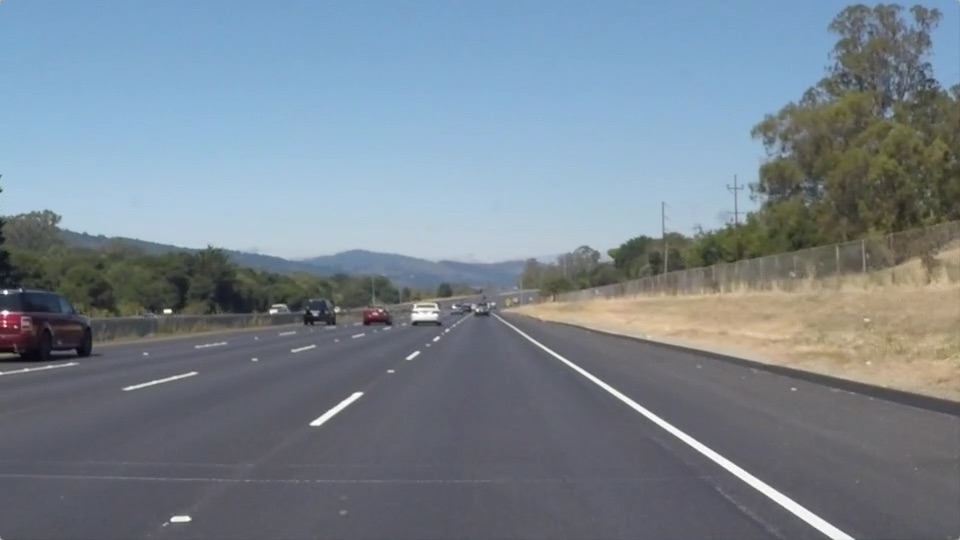
#> input picture test_images/solidWhiteRight.jpg, 960 x 540 px
$ jupyter execute --allow-errors P1_roadLanLines_JorgeCarneiro.ipynb   (shell and % lines are left out)
#> lines starting #> are read from the running program, lines starting #| are printed output that depends on the picture; after the words box and inside, x2 and y2 are one past the last pixel; in counts of white or black regions, pixels touching at a corner belong together
# Self-Driving Car Engineer Nanodegree

## Project: **Finding Lane Lines on the Road**
***
###**Updated version by Jorge Carneiro**
Code has been updated based on comments

In this project, you will use the tools you learned about in the lesson to identify lane lines on the road.  You can develop your pipeline on a series of individual images, and later apply the result to a video stream (really just a series of images). Check out the video clip "raw-lines-example.mp4" (also contained in this repository) to see what the output should look like after using the helper functions below.

Once you have a result that looks roughly like "raw-lines-example.mp4", you'll need to get creative and try to average and/or extrapolate the line segments you've detected to map out the full extent of the lane lines.  You can see an example of the result you're going for in the video "P1_example.mp4".  Ultimately, you would like to draw just one line for the left side of the lane, and one for the right.

In addition to implementing code, there is a brief writeup to complete. The writeup should be completed in a separate file, which can be either a markdown file or a pdf document. There is a [write up template](https://github.com/udacity/CarND-LaneLines-P1/blob/master/writeup_template.md) that can be used to guide the writing process. Completing both the code in the Ipython notebook and the writeup template will cover all of the [rubric points](https://review.udacity.com/#!/rubrics/322/view) for this project.

---
Let's have a look at our first image called 'test_images/solidWhiteRight.jpg'.  Run the 2 cells below (hit Shift-Enter or the "play" button above) to display the image.

**Note: If, at any point, you encounter frozen display windows or other confounding issues, you can always start again with a clean slate by going to the "Kernel" menu above and selecting "Restart & Clear Output".**

---

**The tools you have are color selection, region of interest selection, grayscaling, Gaussian smoothing, Canny Edge Detection and Hough Tranform line detection.  You  are also free to explore and try other techniques that were not presented in the lesson.  Your goal is piece together a pipeline to detect the line segments in the image, then average/extrapolate them and draw them onto the image for display (as below).  Once you have a working pipeline, try it out on the video stream below.**

---

<figure>

 <figcaption>
 <p></p>
 <p style="text-align: center;"> Your output should look something like this (above) after detecting line segments using the helper functions below </p>
 </figcaption>
</figure>
 <p></p>
<figure>

 <figcaption>
 <p></p>
 <p style="text-align: center;"> Your goal is to connect/average/extrapolate line segments to get output like this</p>
 </figcaption>
</figure>

**Run the cell below to import some packages.  If you get an `import error` for a package you've already installed, try changing your kernel (select the Kernel menu above --> Change Kernel).  Still have problems?  Try relaunching Jupyter Notebook from the terminal prompt.  Also, see [this forum post](https://carnd-forums.udacity.com/cq/viewquestion.action?spaceKey=CAR&id=29496372&questionTitle=finding-lanes---import-cv2-fails-even-though-python-in-the-terminal-window-has-no-problem-with-import-cv2) for more troubleshooting tips.**

## Import Packages

[cell 1]
#importing some useful packages
import matplotlib.pyplot as plt
import matplotlib.image as mpimg
import numpy as np
import cv2

## Read in an Image

[cell 2]
#reading in an image
image = mpimg.imread('test_images/solidWhiteRight.jpg')
#> image is the input picture: shape (540, 960, 3); mean R, G, B 120.3, 132.6, 143.7

#printing out some stats and plotting
print('This image is:', type(image), 'with dimensions:', image.shape)
#| This image is: <class 'numpy.ndarray'> with dimensions: (540, 960, 3)
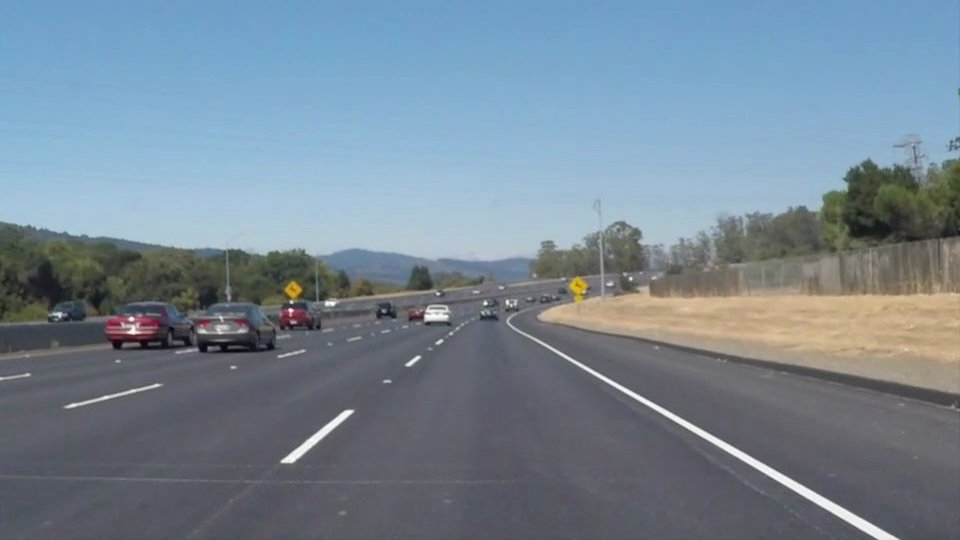
#> input picture test_images/solidWhiteCurve.jpg, 960 x 540 px
#> further down, image is the input picture: shape (540, 960, 3); mean R, G, B 118.5, 134.5, 148.1
plt.imshow(image)  # if you wanted to show a single color channel image called 'gray', for example, call as plt.imshow(gray, cmap='gray')

## Ideas for Lane Detection Pipeline

**Some OpenCV functions (beyond those introduced in the lesson) that might be useful for this project are:**

`cv2.inRange()` for color selection
`cv2.fillPoly()` for regions selection
`cv2.line()` to draw lines on an image given endpoints
`cv2.addWeighted()` to coadd / overlay two images
`cv2.cvtColor()` to grayscale or change color
`cv2.imwrite()` to output images to file
`cv2.bitwise_and()` to apply a mask to an image

**Check out the OpenCV documentation to learn about these and discover even more awesome functionality!**

## Helper Functions

Below are some helper functions to help get you started. They should look familiar from the lesson!

[cell 3]
import math
import scipy as scp

def convert_hls(image):
    #ADDED
    #converts the image from RGB to HLS
    return cv2.cvtColor(image, cv2.COLOR_RGB2HLS)
#> returned value: shape (540, 960, 3); mean of channels 0, 1, 2 97.9, 133.5, 57.7

def select_rgb_colors(image):
    #ADDED
    #convert image to HLS
    converted_img = convert_hls(image)
    # define white and yellow thresholds
    white_lower = np.uint8([0, 200, 0])
    white_upper = np.uint8([255, 255, 255])
    yellow_lower = np.uint8([10, 0, 100])
    yellow_upper = np.uint8([40, 255, 255])
    # create white and yellow masks
    white_mask = cv2.inRange(converted_img, white_lower, white_upper)
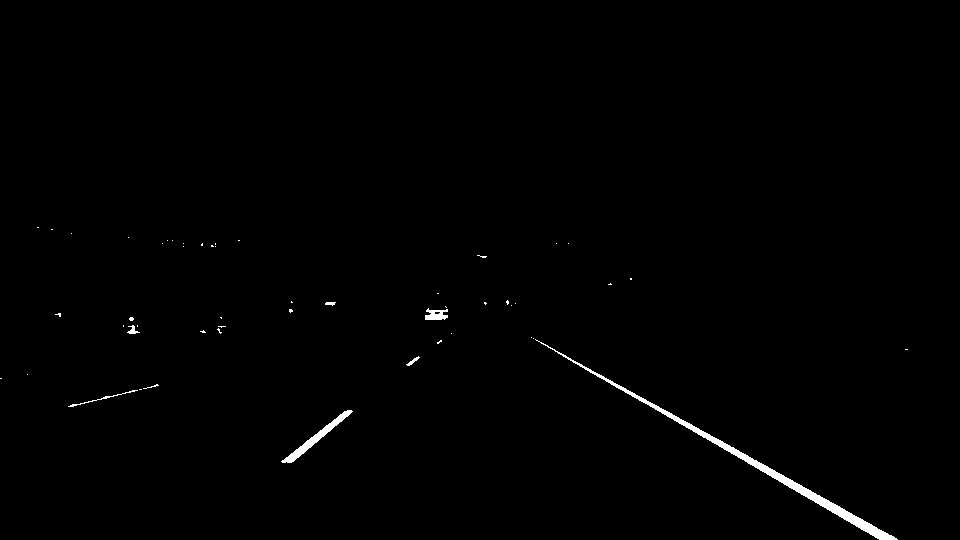
#> white_mask: shape (540, 960); 0.67% white; 51 white regions (43 under 20 px), largest, box (x1, y1, x2, y2) and area: (535, 339, 898, 540) 2283, (281, 410, 353, 463) 571, (425, 308, 448, 320) 187
    yellow_mask = cv2.inRange(converted_img, yellow_lower, yellow_upper)
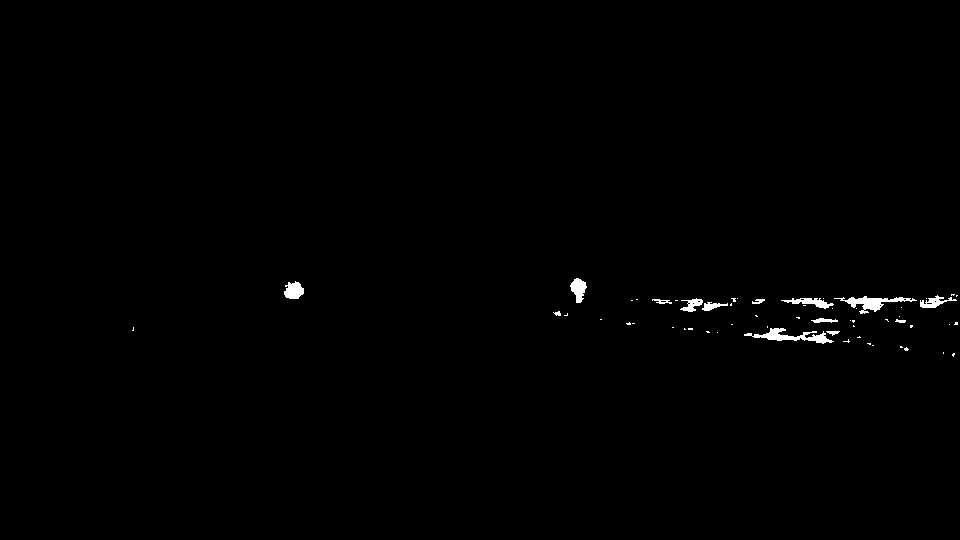
#> yellow_mask: shape (540, 960); 0.53% white; 58 white regions (44 under 20 px), largest, box (x1, y1, x2, y2) and area: (744, 328, 834, 344) 530, (834, 296, 917, 314) 497, (284, 281, 304, 299) 263
    # combine to final mask
    mask = cv2.bitwise_or(white_mask, yellow_mask)
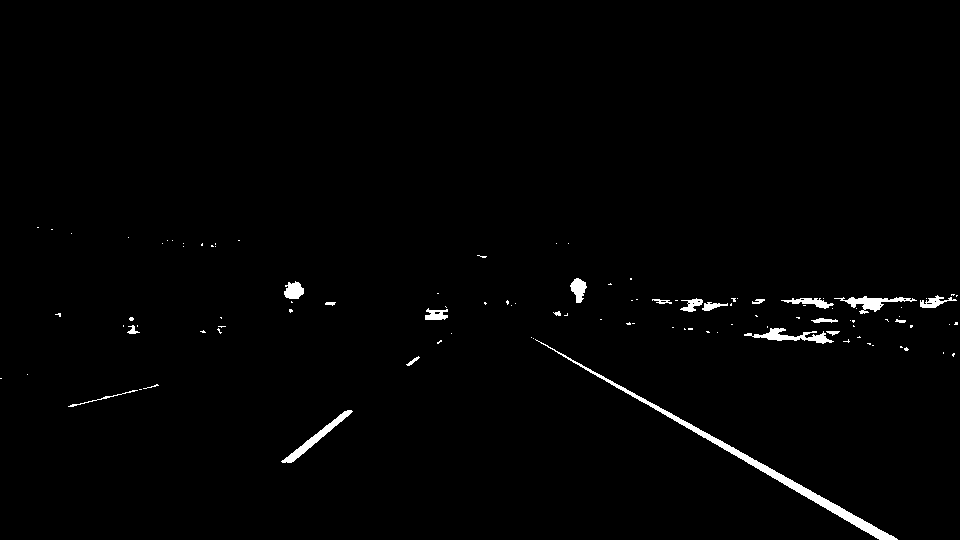
#> mask: shape (540, 960); 1.2% white; 107 white regions (85 under 20 px), largest, box (x1, y1, x2, y2) and area: (535, 339, 898, 540) 2283, (281, 410, 353, 463) 571, (744, 328, 834, 344) 530
    # put mask over base image
    masked = cv2.bitwise_and(image, image, mask = mask)
    return masked

def grayscale(img):
    """Applies the Grayscale transform
    This will return an image with only one color channel
    but NOTE: to see the returned image as grayscale
    (assuming your grayscaled image is called 'gray')
    you should call plt.imshow(gray, cmap='gray')"""
    return cv2.cvtColor(img, cv2.COLOR_RGB2GRAY)
#> returned value: shape (540, 960)
    # Or use BGR2GRAY if you read an image with cv2.imread()
    # return cv2.cvtColor(img, cv2.COLOR_BGR2GRAY)

def canny(img, low_threshold, high_threshold):
    """Applies the Canny transform"""
    return cv2.Canny(img, low_threshold, high_threshold)

def gaussian_blur(img, kernel_size):
    """Applies a Gaussian Noise kernel"""
#> called with kernel_size = 15
    return cv2.GaussianBlur(img, (kernel_size, kernel_size), 0)
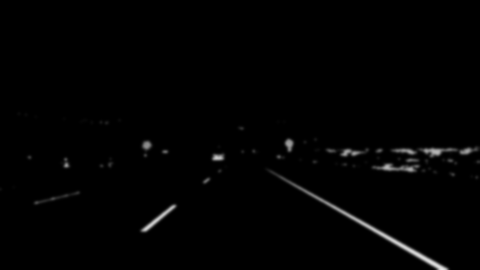
#> returned value: shape (540, 960) (shown at 1/2 size); min 0, max 232, mean 2.5

def region_of_interest(img, vertices):
    """
    Applies an image mask.

    Only keeps the region of the image defined by the polygon
    formed from `vertices`. The rest of the image is set to black.
    """
    #defining a blank mask to start with
    mask = np.zeros_like(img)

    #defining a 3 channel or 1 channel color to fill the mask with depending on the input image
    if len(img.shape) > 2:
        channel_count = img.shape[2]  # i.e. 3 or 4 depending on your image
        ignore_mask_color = (255,) * channel_count
    else:
        ignore_mask_color = 255

    #filling pixels inside the polygon defined by "vertices" with the fill color
    cv2.fillPoly(mask, vertices, ignore_mask_color)

    #returning the image only where mask pixels are nonzero
    masked_image = cv2.bitwise_and(img, mask)
    return masked_image


def draw_lines(img, lines, color=[255, 0, 0], thickness=2):
    """
    NOTE: this is the function you might want to use as a starting point once you want to
    average/extrapolate the line segments you detect to map out the full
    extent of the lane (going from the result shown in raw-lines-example.mp4
    to that shown in P1_example.mp4).

    Think about things like separating line segments by their
    slope ((y2-y1)/(x2-x1)) to decide which segments are part of the left
    line vs. the right line.  Then, you can average the position of each of
    the lines and extrapolate to the top and bottom of the lane.

    This function draws `lines` with `color` and `thickness`.
    Lines are drawn on the image inplace (mutates the image).
    If you want to make the lines semi-transparent, think about combining
    this function with the weighted_img() function below
    """
    #UPDATED in order to allow better reusage of the function
    lines_img = np.zeros((img.shape[0], img.shape[1], 3), dtype=np.uint8)

    for line in lines:
        for x1,y1,x2,y2 in line:
            cv2.line(lines_img, (x1, y1), (x2, y2), color, thickness)

    return lines_img

def hough_lines(img, rho, theta, threshold, min_line_len, max_line_gap):
    """
    `img` should be the output of a Canny transform.

    Returns an image with hough lines drawn.
    """
    #UPDATED simplified in order to allow better reusage of the function

    return cv2.HoughLinesP(img, rho, theta, threshold, np.array([]), minLineLength=min_line_len, maxLineGap=max_line_gap)

# Python 3 has support for cool math symbols.

def weighted_img(img, initial_img, α=0.8, β=1., λ=0.):
    """
    `img` is the output of the hough_lines(), An image with lines drawn on it.
    Should be a blank image (all black) with lines drawn on it.

    `initial_img` should be the image before any processing.

    The result image is computed as follows:

    initial_img * α + img * β + λ
    NOTE: initial_img and img must be the same shape!
    """
    return cv2.addWeighted(initial_img, α, img, β, λ)

## Test Images

Build your pipeline to work on the images in the directory "test_images"
**You should make sure your pipeline works well on these images before you try the videos.**

[cell 4]
import os
images = os.listdir("test_images/")

## Build a Lane Finding Pipeline

Build the pipeline and run your solution on all test_images. Make copies into the `test_images_output` directory, and you can use the images in your writeup report.

Try tuning the various parameters, especially the low and high Canny thresholds as well as the Hough lines parameters.

[cell 5]
# TODO: Build your pipeline that will draw lane lines on the test_images
# then save them to the test_images directory.

def road_line_detection(image):
    #ADDED basic detection methods that is just a sequence of the helper functions plus some improvements

    #Filters image for white and yellow; from approach 3
    color_masked_img = select_rgb_colors(image)
    #plt.imshow(color_masked_img)
    #plt.show()

    #converts to gray scale
    gray_img = grayscale(color_masked_img)
    #plt.imshow(gray_img)
    #plt.show()

    #filters noise; parameter value will define how much detail is blures
    gauss_img = gaussian_blur(gray_img, 15)
    #plt.imshow(gauss_img)
    #plt.show()

    #edge detection; parameters will dictate which edges will be considered or droped
    canny_img = canny(gauss_img, 50, 150)
#> in canny, `return cv2.Canny(img, low_threshold, high_threshold)`:
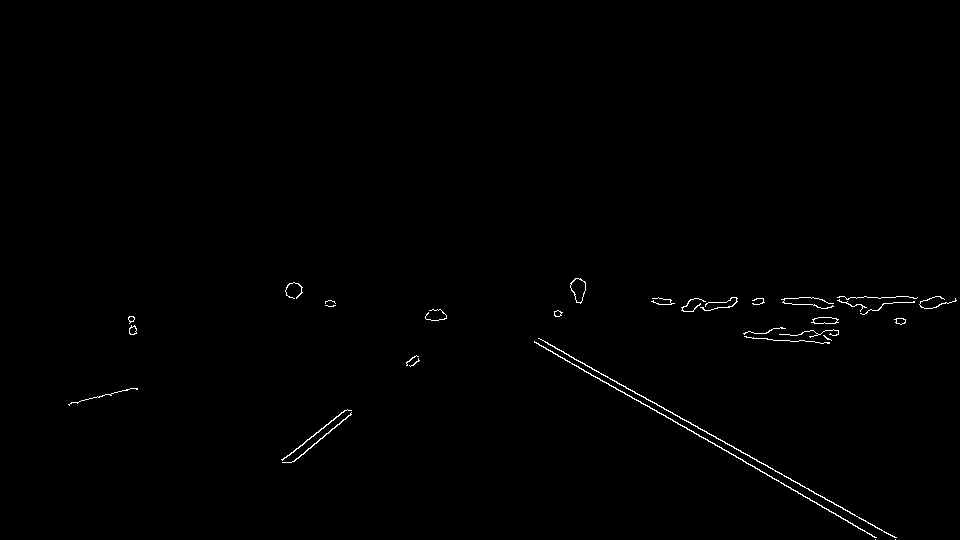
#> returned value: shape (540, 960); 0.52% white in thin lines or dots, all inside (x1, y1, x2, y2) = (68, 278, 957, 540)
    #plt.imshow(canny_img)
    #plt.show()

    #definition of the limits on the image; paramteres will define the shape of the ROI
    ysize = image.shape[0]
    xsize = image.shape[1]
#> (the rest of the program and of its run is left out)
